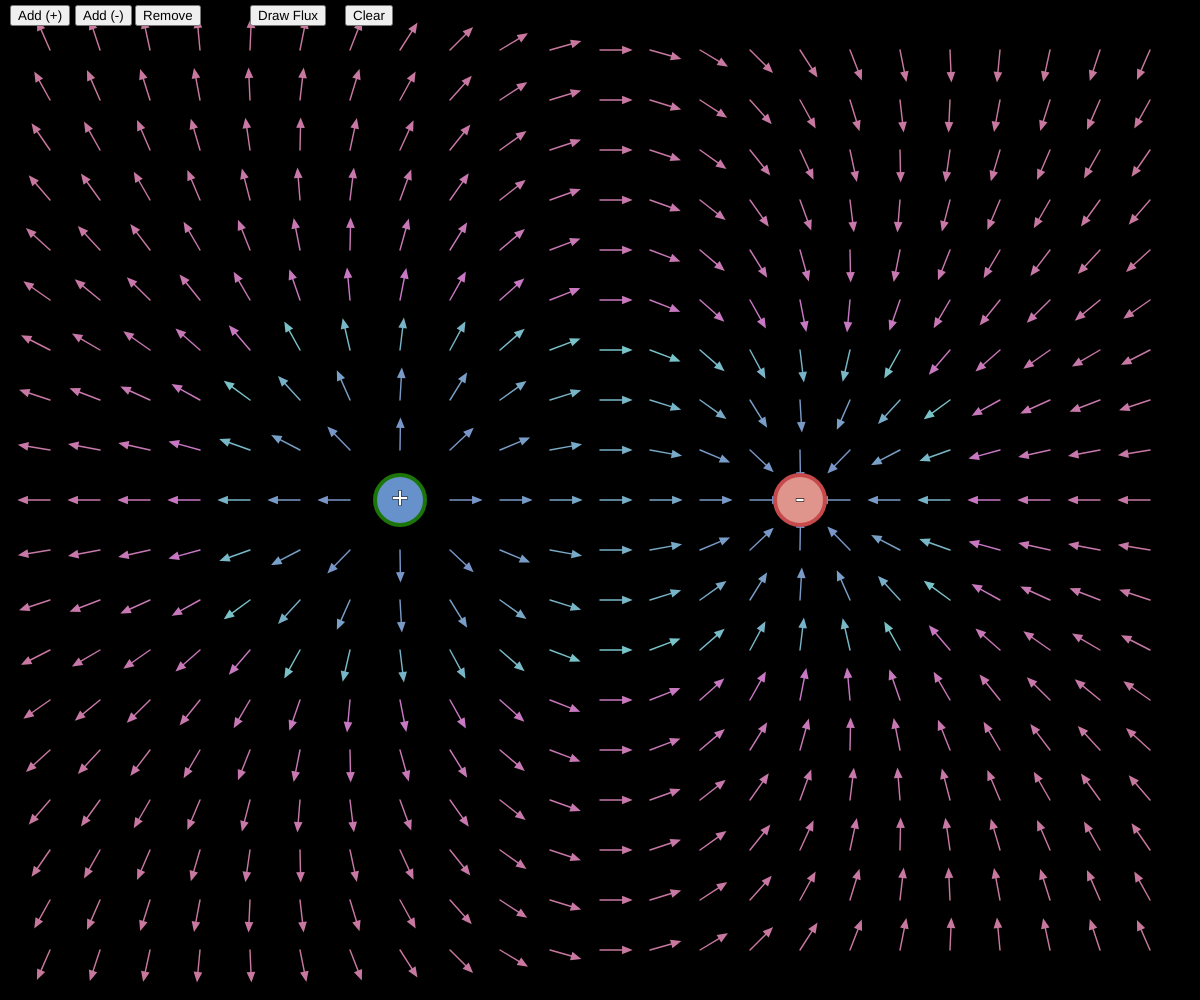
Frame 1 (no input)
Frame 60 (no input): identical to frame 1, image omitted
Frame 120 (the mouse pressed at the canvas centre since frame 60): identical to frame 1, image omitted

The p5.js sketch that drew this single still picture (run headless with seeded random() and noise() and a simulated clock; from frame 60 on, the mouse is pressed at the canvas centre):

// p5.js sketch
// ── sketch.js
/*

 Title: Electric field

 Author: by Juan Carlos Ponce Campuzano

 Based upon the work:
 https://github.com/isaacvr/coding
 by Issac https://github.com/isaacvr

*/

/*
 Keys:
 +: Add a random (+) particle
 -: Add a random (-) particle
 0: Remove last particle
 F: Draw flux
 C: Clear flux
*/

document.title = 'Electric Field';

const e0 = 8.854187e-12;
const RAD = 50; //radius of particle
const TOTAL = 1;

let WIDTH;
let HEIGHT;

let isFixed = true;
let potDraw = false;
//let aux = 0;

let system = []; //particles in array
let moving = [];
let paths = [];

//Setup function starts

function setup() {
  WIDTH = windowWidth;
  HEIGHT = windowHeight;
  createCanvas(WIDTH, HEIGHT);

  textAlign(CENTER, CENTER);
  textSize(RAD * 0.6);

  controls();

  for (let i = 0; i <= TOTAL; ++i) {
    if (i == 0) {
      system.push(new Particle(RAD));
    }
    if (i == 1) {
      sign = -1;
      system.push(new Particle(RAD));
    }
  }
  // Set initial values
  system[0].charge = 1.602176e-19;
  system[1].charge = -1.602176e-19;
  system[0].pos.re = (3 * width) / 9;
  system[0].pos.im = height / 2;
  system[1].pos.re = (6 * width) / 9;
  system[1].pos.im = height / 2;

  plotter = new Plotter();
  plotter.center = new Complex(0, 0);
  plotter.axes = Matrix.fromArray([1, 0, 0, -1], [2, 2]);
}

//Main Function to draw everything

function draw() {
  background(0);

  cursor(ARROW);
  drawField();

  //console.clear();
  //console.log(frameRate());

  if (!isFixed) {
    system[0].pos = new Complex(mouseX, mouseY);
  }

  /*
  for (let drag of system) {
    //cDrag.update();

    drag.update();
    drag.over();
    drag.show();
  }
  */

  updateMovingParticles();

  paths.forEach((path) => plotter.drawDirectedPath(path, color(204, 255, 255)));

  system.forEach((e) => {
    e.update();
    e.over();
    e.show();
  });

  //console.log(potDraw);
  //console.log(aux);
}

function windowResized() {
  //Canvas width
  width = 0.999 * windowWidth;
  resizeCanvas(width, height);

  clearScreen();

  //system.forEach((e) => {
  // e.pos = new Complex(random(RAD * 2, width - RAD * 2), random(RAD * 2, height - RAD * 2));
  // });

  plotter = new Plotter();
  plotter.center = new Complex(0, 0);
  plotter.axes = Matrix.fromArray([1, 0, 0, -1], [2, 2]);
}

function E(pos) {
  let res = new Complex(0, 0);

  for (let i = 0, maxi = system.length; i < maxi; i += 1) {
    let p = system[i];
    let r = pos.sub(p.pos);
    let rAbs = r.abs();
    if (rAbs * 2.5 < RAD && p.charge < 0) {
      return new Complex(0, 0);
    }
    let ur = r.div(rAbs);
    res = res.add(ur.mul(p.charge / (rAbs * rAbs)));
  }

  return res.div(4 * PI * e0);
}

function getColor(alpha) {
  if (alpha < 0) {
    return color(255, 0, 0);
  } else if (alpha > 1) {
    return color(0, 0, 255);
  } else {
    if (alpha < 0.5) {
      let red = int(map(alpha, 0, 0.5, 150, 200));
      return color(200, 120, red);
    } else {
      let green = int(map(alpha, 0.5, 1, 200, 150));
      return color(120, green, 200);
    }
  }
}

/*
function getColor(alpha) {
  if (alpha < 0) {
    return color(255, 255, 255);
  } else if (alpha > 0) {
    return color(255, 255, 255);
  }
}
*/

function drawField() {
  let resolution = 50;
  for (let i = resolution; i < width; i += resolution) {
    for (let j = resolution; j < height; j += resolution) {
      let elect = E(new Complex(i, j)).mul(1e15);
      let eAbs = elect.abs();
      let col = getColor(1 - exp(-eAbs / 50));
      elect = elect.mul((resolution * 0.6) / eAbs);
      plotter.drawSimpleArrow(
        new Complex(i, j),
        new Complex(i + elect.re, j + elect.im),
        col
      );
    }
  }
}

function generatePaths() {
  let di = TAU / 30;

  for (let i = 0, maxi = system.length; i < maxi; i += 1) {
    let p = system[i];
    if (p.charge > 0) {
      for (let j = 0; j <= TAU; j += di) {
        let pt = p.pos.add(
          new Complex({
            abs: RAD / 4,
            arg: j,
          })
        );
        moving.push(pt);
        paths.push([pt]);
      }
    }
  }

  let di1 = 70;

  for (let i = 0; i <= width || i <= height; i += di1) {
    if (i <= width) {
      moving.push(new Complex(i, 2));
      paths.push([new Complex(i, 2)]);
      moving.push(new Complex(i, height - 2));
      paths.push([new Complex(i, height - 2)]);
    }
    if (i <= height) {
      moving.push(new Complex(2, i));
      paths.push([new Complex(2, i)]);
      moving.push(new Complex(width - 2, i));
      paths.push([new Complex(width - 2, i)]);
    }
  }
}

function updateMovingParticles() {
  for (let i = 0, maxi = moving.length; i < maxi; i += 1) {
    let p = moving[i];
    if (!(p.re < 0 || p.re > width || p.im < 0 || p.im > height)) {
      // console.log('YEAH');
      let elect = E(p).mul(1e15);
      let len = clip(elect.abs(), 6, 15);
      elect = elect.mul(len / elect.abs());
      moving[i] = p.add(elect);
      plotter.drawPoint(moving[i]);
      paths[i].push(moving[i]);

      if (elect.re == 0 && elect.im == 0) {
        moving[i].re = -1;
      }
    }
  }
}

//https://keycode.info/

function keyPressed() {
  if (keyCode == 70) {
    potDraw = true;
    if (potDraw) {
      generatePaths();
    }
  } else if (keyCode == 67) {
    moving.length = 0;
    paths.length = 0;
    potDraw = true;
  } else if (keyCode == 81) {
    isFixed = !isFixed;
  } else if (keyCode == 187) {
    if (system.length < 15) {
      sign = 1;
      system.push(new Particle(RAD));
    }
    //moving.length = 0;
    //paths.length = 0;
    //potDraw = true;
    clearScreen();
  } else if (keyCode == 189) {
    if (system.length < 15) {
      sign = -1;
      system.push(new Particle(RAD));
    }
    //moving.length = 0;
    //paths.length = 0;
    //potDraw = true;
    clearScreen();
  } else if (keyCode == 48) {
    if (system.length > 0) {
      system.pop();
    }
    //moving.length = 0;
    //paths.length = 0;
    //potDraw = true;
    clearScreen();
  }
}

// ── complex.js
/*
 Complex.js v2.0.3 11/02/2016

 Copyright (c) 2016, Robert Eisele (robert@xarg.org)
 Dual licensed under the MIT or GPL Version 2 licenses.
*/
(function (n) {
  function k(a, b) {
    if (void 0 === a || null === a) e.re = e.im = 0;
    else if (void 0 !== b) (e.re = a), (e.im = b);
    else
      switch (typeof a) {
        case 'object':
          'im' in a && 're' in a
            ? ((e.re = a.re), (e.im = a.im))
            : 'abs' in a && 'arg' in a
            ? ((e.re = a.abs * Math.cos(a.arg)),
              (e.im = a.abs * Math.sin(a.arg)))
            : 'r' in a && 'phi' in a
            ? ((e.re = a.r * Math.cos(a.phi)), (e.im = a.r * Math.sin(a.phi)))
            : 2 === a.length
            ? ((e.re = a[0]), (e.im = a[1]))
            : l();
          break;
        case 'string':
          e.im = e.re = 0;
          var c = a.match(/\d+\.?\d*e[+-]?\d+|\d+\.?\d*|\.\d+|./g),
            d = 1,
            h = 0;
          null === c && l();
          for (var f = 0; f < c.length; f++) {
            var g = c[f];
            ' ' !== g &&
              '\t' !== g &&
              '\n' !== g &&
              ('+' === g
                ? d++
                : '-' === g
                ? h++
                : ('i' === g || 'I' === g
                    ? (0 === d + h && l(),
                      ' ' === c[f + 1] || isNaN(c[f + 1])
                        ? (e.im += parseFloat((h % 2 ? '-' : '') + '1'))
                        : ((e.im += parseFloat((h % 2 ? '-' : '') + c[f + 1])),
                          f++))
                    : ((0 === d + h || isNaN(g)) && l(),
                      'i' === c[f + 1] || 'I' === c[f + 1]
                        ? ((e.im += parseFloat((h % 2 ? '-' : '') + g)), f++)
                        : (e.re += parseFloat((h % 2 ? '-' : '') + g))),
                  (d = h = 0)));
          }
          0 < d + h && l();
          break;
        case 'number':
          e.im = 0;
          e.re = a;
          break;
        default:
          l();
      }
  }
  function l() {
    throw SyntaxError('Invalid Param');
  }
  function g(a) {
    return 0.5 * (Math.exp(a) - Math.exp(-a));
  }
  function f(a) {
    return 0.5 * (Math.exp(a) + Math.exp(-a));
  }
  function m(a, b) {
    var c = Math.abs(a),
      d = Math.abs(b);
    return 0 === a
      ? Math.log(d)
      : 0 === b
      ? Math.log(c)
      : 3e3 > c && 3e3 > d
      ? 0.5 * Math.log(a * a + b * b)
      : Math.log(a / Math.cos(Math.atan2(b, a)));
  }
  function d(a, b) {
    if (!(this instanceof d)) return new d(a, b);
    k(a, b);
    this.re = e.re;
    this.im = e.im;
  }
  var e = { re: 0, im: 0 };
  d.prototype = {
    re: 0,
    im: 0,
    sign: function () {
      var a = this.abs();
      return new d(this.re / a, this.im / a);
    },
    add: function (a, b) {
      k(a, b);
      return new d(this.re + e.re, this.im + e.im);
    },
    sub: function (a, b) {
      k(a, b);
      return new d(this.re - e.re, this.im - e.im);
    },
    mul: function (a, b) {
      k(a, b);
      return 0 === e.im && 0 === this.im
        ? new d(this.re * e.re, 0)
        : new d(
            this.re * e.re - this.im * e.im,
            this.re * e.im + this.im * e.re
          );
    },
    div: function (a, b) {
      k(a, b);
      a = this.re;
      b = this.im;
      var c = e.re,
        f = e.im;
      if (0 === f)
        return 0 === c
          ? new d(0 !== a ? a / 0 : 0, 0 !== b ? b / 0 : 0)
          : new d(a / c, b / c);
      if (Math.abs(c) < Math.abs(f)) {
        var g = c / f;
        c = c * g + f;
        return new d((a * g + b) / c, (b * g - a) / c);
      }
      g = f / c;
      c = f * g + c;
      return new d((a + b * g) / c, (b - a * g) / c);
    },
    pow: function (a, b) {
      k(a, b);
      a = this.re;
      b = this.im;
      if (0 === a && 0 === b) return d.ZERO;
      if (0 === e.im) {
        if (0 === b && 0 <= a) return new d(Math.pow(a, e.re), 0);
        if (0 === a)
          switch (((e.re % 4) + 4) % 4) {
            case 0:
              return new d(Math.pow(b, e.re), 0);
            case 1:
              return new d(0, Math.pow(b, e.re));
            case 2:
              return new d(-Math.pow(b, e.re), 0);
            case 3:
              return new d(0, -Math.pow(b, e.re));
          }
      }
      var c = Math.atan2(b, a),
        f = m(a, b);
      a = Math.exp(e.re * f - e.im * c);
      b = e.im * f + e.re * c;
      return new d(a * Math.cos(b), a * Math.sin(b));
    },
    sqrt: function () {
      var a = this.re,
        b = this.im,
        c = this.abs();
      if (0 <= a) {
        if (0 === b) return new d(Math.sqrt(a), 0);
        var e = 0.5 * Math.sqrt(2 * (c + a));
      } else e = Math.abs(b) / Math.sqrt(2 * (c - a));
      a =
        0 >= a
          ? 0.5 * Math.sqrt(2 * (c - a))
          : Math.abs(b) / Math.sqrt(2 * (c + a));
      return new d(e, 0 > b ? -a : a);
    },
    exp: function () {
      var a = Math.exp(this.re);
      return new d(a * Math.cos(this.im), a * Math.sin(this.im));
    },
    log: function () {
      var a = this.re,
        b = this.im;
      return new d(m(a, b), Math.atan2(b, a));
    },
    abs: function () {
      var a = this.re;
      var b = this.im,
        c = Math.abs(a),
        d = Math.abs(b);
      3e3 > c && 3e3 > d
        ? (a = Math.sqrt(c * c + d * d))
        : (c < d ? ((c = d), (d = a / b)) : (d = b / a),
          (a = c * Math.sqrt(1 + d * d)));
      return a;
    },
    arg: function () {
      return Math.atan2(this.im, this.re);
    },
    sin: function () {
      var a = this.re,
        b = this.im;
      return new d(Math.sin(a) * f(b), Math.cos(a) * g(b));
    },
    cos: function () {
      var a = this.re,
        b = this.im;
      return new d(Math.cos(a) * f(b), -Math.sin(a) * g(b));
    },
    tan: function () {
      var a = 2 * this.re,
        b = 2 * this.im,
        c = Math.cos(a) + f(b);
      return new d(Math.sin(a) / c, g(b) / c);
    },
    cot: function () {
      var a = 2 * this.re,
        b = 2 * this.im,
        c = Math.cos(a) - f(b);
      return new d(-Math.sin(a) / c, g(b) / c);
    },
    sec: function () {
      var a = this.re,
        b = this.im,
        c = 0.5 * f(2 * b) + 0.5 * Math.cos(2 * a);
      return new d((Math.cos(a) * f(b)) / c, (Math.sin(a) * g(b)) / c);
    },
    csc: function () {
      var a = this.re,
        b = this.im,
        c = 0.5 * f(2 * b) - 0.5 * Math.cos(2 * a);
      return new d((Math.sin(a) * f(b)) / c, (-Math.cos(a) * g(b)) / c);
    },
    asin: function () {
      var a = this.re,
        b = this.im,
        c = new d(b * b - a * a + 1, -2 * a * b).sqrt(),
        a = new d(c.re - b, c.im + a).log();
      return new d(a.im, -a.re);
    },
    acos: function () {
      var a = this.re,
        b = this.im,
        c = new d(b * b - a * a + 1, -2 * a * b).sqrt(),
        a = new d(c.re - b, c.im + a).log();
      return new d(Math.PI / 2 - a.im, a.re);
    },
    atan: function () {
      var a = this.re,
        b = this.im;
      if (0 === a) {
        if (1 === b) return new d(0, Infinity);
        if (-1 === b) return new d(0, -Infinity);
      }
      var c = a * a + (1 - b) * (1 - b),
        a = new d((1 - b * b - a * a) / c, (-2 * a) / c).log();
      return new d(-0.5 * a.im, 0.5 * a.re);
    },
    acot: function () {
      var a = this.re,
        b = this.im;
      if (0 === b) return new d(Math.atan2(1, a), 0);
      var c = a * a + b * b;
      return 0 !== c
        ? new d(a / c, -b / c).atan()
        : new d(0 !== a ? a / 0 : 0, 0 !== b ? -b / 0 : 0).atan();
    },
    asec: function () {
      var a = this.re,
        b = this.im;
      if (0 === a && 0 === b) return new d(0, Infinity);
      var c = a * a + b * b;
      return 0 !== c
        ? new d(a / c, -b / c).acos()
        : new d(0 !== a ? a / 0 : 0, 0 !== b ? -b / 0 : 0).acos();
    },
    acsc: function () {
      var a = this.re,
        b = this.im;
      if (0 === a && 0 === b) return new d(Math.PI / 2, Infinity);
      var c = a * a + b * b;
      return 0 !== c
        ? new d(a / c, -b / c).asin()
        : new d(0 !== a ? a / 0 : 0, 0 !== b ? -b / 0 : 0).asin();
    },
    sinh: function () {
      var a = this.re,
        b = this.im;
      return new d(g(a) * Math.cos(b), f(a) * Math.sin(b));
    },
    cosh: function () {
      var a = this.re,
        b = this.im;
      return new d(f(a) * Math.cos(b), g(a) * Math.sin(b));
    },
    tanh: function () {
      var a = 2 * this.re,
        b = 2 * this.im,
        c = f(a) + Math.cos(b);
      return new d(g(a) / c, Math.sin(b) / c);
    },
    coth: function () {
      var a = 2 * this.re,
        b = 2 * this.im,
        c = f(a) - Math.cos(b);
      return new d(g(a) / c, -Math.sin(b) / c);
    },
    csch: function () {
      var a = this.re,
        b = this.im,
        c = Math.cos(2 * b) - f(2 * a);
      return new d((-2 * g(a) * Math.cos(b)) / c, (2 * f(a) * Math.sin(b)) / c);
    },
    sech: function () {
      var a = this.re,
        b = this.im,
        c = Math.cos(2 * b) + f(2 * a);
      return new d((2 * f(a) * Math.cos(b)) / c, (-2 * g(a) * Math.sin(b)) / c);
    },
    asinh: function () {
      var a = this.im;
      this.im = -this.re;
      this.re = a;
      var b = this.asin();
      this.re = -this.im;
      this.im = a;
      a = b.re;
      b.re = -b.im;
      b.im = a;
      return b;
    },
    acosh: function () {
      var a = this.acos();
      if (0 >= a.im) {
        var b = a.re;
        a.re = -a.im;
        a.im = b;
      } else (b = a.im), (a.im = -a.re), (a.re = b);
      return a;
    },
    atanh: function () {
      var a = this.re,
        b = this.im,
        c = 1 < a && 0 === b,
        e = 1 - a,
        f = 1 + a,
        g = e * e + b * b,
        a =
          0 !== g
            ? new d((f * e - b * b) / g, (b * e + f * b) / g)
            : new d(-1 !== a ? a / 0 : 0, 0 !== b ? b / 0 : 0),
        b = a.re;
      a.re = m(a.re, a.im) / 2;
      a.im = Math.atan2(a.im, b) / 2;
      c && (a.im = -a.im);
      return a;
    },
    acoth: function () {
      var a = this.re,
        b = this.im;
      if (0 === a && 0 === b) return new d(0, Math.PI / 2);
      var c = a * a + b * b;
      return 0 !== c
        ? new d(a / c, -b / c).atanh()
        : new d(0 !== a ? a / 0 : 0, 0 !== b ? -b / 0 : 0).atanh();
    },
    acsch: function () {
      var a = this.re,
        b = this.im;
      if (0 === b)
        return new d(
          0 !== a ? Math.log(a + Math.sqrt(a * a + 1)) : Infinity,
          0
        );
      var c = a * a + b * b;
      return 0 !== c
        ? new d(a / c, -b / c).asinh()
        : new d(0 !== a ? a / 0 : 0, 0 !== b ? -b / 0 : 0).asinh();
    },
    asech: function () {
      var a = this.re,
        b = this.im;
      if (0 === a && 0 === b) return new d(Infinity, 0);
      var c = a * a + b * b;
      return 0 !== c
        ? new d(a / c, -b / c).acosh()
        : new d(0 !== a ? a / 0 : 0, 0 !== b ? -b / 0 : 0).acosh();
    },
    inverse: function () {
      var a = this.re,
        b = this.im,
        c = a * a + b * b;
      return new d(0 !== a ? a / c : 0, 0 !== b ? -b / c : 0);
    },
    conjugate: function () {
      return new d(this.re, -this.im);
    },
    neg: function () {
      return new d(-this.re, -this.im);
    },
    ceil: function (a) {
      a = Math.pow(10, a || 0);
      return new d(Math.ceil(this.re * a) / a, Math.ceil(this.im * a) / a);
    },
    floor: function (a) {
      a = Math.pow(10, a || 0);
      return new d(Math.floor(this.re * a) / a, Math.floor(this.im * a) / a);
    },
    round: function (a) {
      a = Math.pow(10, a || 0);
      return new d(Math.round(this.re * a) / a, Math.round(this.im * a) / a);
    },
    equals: function (a, b) {
      k(a, b);
      return (
        Math.abs(e.re - this.re) <= d.EPSILON &&
        Math.abs(e.im - this.im) <= d.EPSILON
      );
    },
    clone: function () {
      return new d(this.re, this.im);
    },
    toString: function () {
      var a = this.re,
        b = this.im,
        c = '';
      if (isNaN(a) || isNaN(b)) return 'NaN';
      0 !== a && (c += a);
      0 !== b &&
        (0 !== a ? (c += 0 > b ? ' - ' : ' + ') : 0 > b && (c += '-'),
        (b = Math.abs(b)),
        1 !== b && (c += b),
        (c += 'i'));
      return c ? c : '0';
    },
    toVector: function () {
      return [this.re, this.im];
    },
    valueOf: function () {
      return 0 === this.im ? this.re : null;
    },
    isNaN: function () {
      return isNaN(this.re) || isNaN(this.im);
    },
    isFinite: function () {
      return isFinite(this.re) && isFinite(this.im);
    },
  };
  d.ZERO = new d(0, 0);
  d.ONE = new d(1, 0);
  d.I = new d(0, 1);
  d.PI = new d(Math.PI, 0);
  d.E = new d(Math.E, 0);
  d.EPSILON = 1e-16;
  'function' === typeof define && define.amd
    ? define([], function () {
        return d;
      })
    : 'object' === typeof exports
    ? (module.exports = d)
    : (n.Complex = d);
})(this);

// ── controls.js
let chk1;
let chk2;
let sign = 1;

let butAdd;
let butAddN;
let butRem;
let butToggle;
let butClear;
let butPot;

function controls() {
  butAdd = createButton('Add (+)');
  butAdd.mousePressed(addParticles);
  butAdd.addClass('button');
  butAdd.position(10, 5);

  butAddN = createButton('Add (-)');
  butAddN.mousePressed(addParticlesN);
  butAddN.addClass('button');
  butAddN.position(butAdd.x + 65, 5);

  butRem = createButton('Remove');
  butRem.mousePressed(removeParticles);
  butRem.addClass('button');
  butRem.position(butAdd.x + 125, 5);

  /*
  butToggle = createButton("Pos/Neg");
  butToggle.mousePressed(changeSign);
  butToggle.addClass('button');
  butToggle.position(butAdd.x + 165, height - 40);
  */

  butPot = createButton('Draw Flux');
  butPot.mousePressed(linesP);
  butPot.addClass('button');
  butPot.position(butAdd.x + 240, 5);

  butClear = createButton('Clear');
  butClear.mousePressed(clearScreen);
  butClear.addClass('button');
  butClear.position(butAdd.x + 335, 5);
}

//Add (+) particles
function addParticles() {
  sign = 1;
  if (system.length < 15) {
    system.push(new Particle(RAD));
  }

  clearScreen();
}

//Add (-) particles
function addParticlesN() {
  sign = -1;
  if (system.length < 15) {
    system.push(new Particle(RAD));
  }

  clearScreen();
}

function removeParticles() {
  if (system.length > 1) {
    system.pop(new Particle(RAD));
  }
  clearScreen();
}

function changeSign() {
  if (c == true) {
    sign = 1;
  } else sign = -1;
  c = !c;
}

function clearScreen() {
  potDraw = false;
  moving.length = 0;
  paths.length = 0;
}

function linesP() {
  aux = 1;

  /*
  if (potDraw == false && aux == 1) {
    potDraw = true;
  } else {
    potDraw = false;
  }*/
  potDraw = true;

  if (potDraw == true) {
    generatePaths();
  }
}

// ── matrix.js
/*
  @author Isaac Vega Rodriguez
  <isaacvega1996@gmail.com>
*/

class Row {
  constructor(size, vals) {
    let len = ~~Math.abs(size);
    this.data = [];
    this.size = len;
    for (let i = 0; i < len; i += 1) {
      this.data[i] = vals || 0;
    }
    this.normalize();
  }

  static EPS() {
    return 1e-9;
  }

  get(i) {
    return this.data[i];
  }

  set(i, val) {
    return (this.data[i] = val);
  }

  size() {
    return this.size;
  }

  length() {
    return this.size;
  }

  clone() {
    let r = new Row(this.size);
    for (let i = 0; i < r.size; i += 1) {
      r.set(i, this.get(i));
    }
    return r;
  }

  normalize() {
    this.clz = 0;
    for (
      let i = 0;
      i < this.size && Math.abs(this.get(i)) < Row.EPS();
      i += 1
    ) {
      this.clz = i + 1;
    }
  }

  delAt(pos) {
    if (pos >= 0 && pos < this.size) {
      this.data.splice(pos, 1);
      this.size -= 1;
    }
  }

  add(n, thisRow) {
    let r = thisRow ? this : this.clone();
    let isRow = n instanceof Row;
    if (isRow && n.size != this.size) {
      throw new TypeError('Lengths does not match');
    }
    for (let i = 0; i < r.size; i += 1) {
      r.set(i, r.get(i) + (isRow ? n.get(i) : n));
    }
    return r;
  }

  sub(n, thisRow) {
    return this.add(n instanceof Row ? n.mul(-1) : -n, thisRow);
  }

  mul(n, thisRow) {
    let r = thisRow ? this : this.clone();
    let isRow = n instanceof Row;
    if (isRow && n.size != this.size) {
      throw new TypeError('Lengths does not match');
    }
    for (let i = 0; i < r.size; i += 1) {
      r.set(i, r.get(i) * (isRow ? n.get(i) : n));
    }
    return r;
  }

  div(n, thisRow) {
    let r = thisRow ? this : this.clone();
    for (let i = 0; i < r.size; i += 1) {
      r.set(i, r.get(i) / n);
    }
    return r;
  }

  append(n, thisRow) {
    let r = thisRow ? this : this.clone();
    if (n instanceof Row) {
      for (let i = 0; i < n.size; i += 1) {
        r.data.push(n.get(i));
      }
      r.size += n.size;
    } else {
      r.data.push(n);
      r.size += 1;
    }
    return r;
  }

  prepend(n, thisRow) {
    let r = thisRow ? this : this.clone();
    if (n instanceof Row) {
      for (let i = n.size - 1; i >= 0; i -= 1) {
        r.data.unshift(n.get(i));
      }
      r.size += n.size;
    } else {
      r.data.unshift(n);
      r.size += 1;
    }
    return r;
  }
}

class Matrix {
  constructor(rows, cols, val) {
    this.rows = rows;
    this.cols = cols;
    this.matrix = [];

    for (let i = 0; i < rows; i += 1) {
      this.matrix[i] = new Row(cols, val);
    }
  }

  static EPS() {
    return 1e-9;
  }

  static Identity(n) {
    let res = new Matrix(n, n);
    for (let i = 0; i < n; i += 1) {
      res.set(i, i, 1);
      res.matrix[i].clz = i;
    }
    return res;
  }

  static toFlatArray(arr) {
    let res = [];

    let Q = [];

    Q.push(arr);

    while (Q.length > 0) {
      let elem = Q.shift();

      if (Array.isArray(elem)) {
        elem.forEach((e) => Q.push(e));
      } else {
        res.push(elem);
      }
    }

    return res;
  }

  static fromArray(arr, shape) {
    if (shape.length < 2) {
      throw new TypeError('Invalid shape. Must have a length >= 2');
    }

    let tot = shape[0] * shape[1];
    let arrF = Matrix.toFlatArray(arr);

    if (arrF.length < tot) {
      throw new TypeError(
        `Expected to have an array with length ${tot} but is has only ${arrF.length}`
      );
    }

    let res = new Matrix(shape[0], shape[1]);
    let idx = 0;
    for (let i = 0; i < shape[0]; i += 1) {
      for (let j = 0; j < shape[1]; j += 1) {
        res.set(i, j, arrF[idx++]);
      }
    }
    return res;
  }

  dims() {
    return [this.rows, this.cols];
  }

  toArray() {
    let res = [];
    for (let i = 0; i < this.rows; i += 1) {
      for (let j = 0; j < this.cols; j += 1) {
        res.push(this.get(i, j));
      }
    }
    return res;
  }

  get(i, j) {
    if (typeof j === 'undefined') {
      return this.matrix[i];
    }
    return this.matrix[i].get(j);
  }

  set(i, j, value) {
    if (
      typeof value === 'undefined' &&
      j instanceof Row &&
      j.size === this.cols
    ) {
      let val = j;
      for (let c = 0; c < val.size; c += 1) {
        this.get(i).set(c, val.get(c));
        // this.matrix[i].data[c] = value.data[c];
      }
      return this.get(i);
    }
    return this.get(i).set(j, Math.abs(value) < Matrix.EPS() ? 0 : value);
  }

  add(m, thisMatrix) {
    let isMatrix = m instanceof Matrix;
    if (isMatrix && (m.rows != this.rows || m.cols != this.cols)) {
      throw new TypeError(
        `Dimensions does not match ${this.rows}x${this.cols} ${m.rows}x${m.cols}`
      );
    }

    let result = thisMatrix ? this : this.clone();

    for (let i = 0, maxi = this.rows; i < maxi; i += 1) {
      result.set(i, result.get(i).add(isMatrix ? m.get(i) : m));
    }

    return result;
  }

  sub(m, thisMatrix) {
    return this.add(m instanceof Matrix ? m.mul(-1) : -m, thisMatrix);
  }

  mul(m) {
    let isMatrix = m instanceof Matrix;
    if (isMatrix && this.cols != m.rows) {
      throw new TypeError(
        `Can not multiply those matrices ${this.rows}x${this.cols}  ${m.rows}x${m.cols}`
      );
    }

    let result;

    if (isMatrix) {
      result = new Matrix(this.rows, m.cols);
      let EPS = Matrix.EPS();

      for (let i = 0, maxi = this.rows; i < maxi; i += 1) {
        for (let j = 0, maxj = m.cols; j < maxj; j += 1) {
          let sum = 0;
          for (let k = 0, maxk = this.cols; k < maxk; k += 1) {
            sum += this.get(i, k) * m.get(k, j);
          }
          result.set(i, j, sum);
        }
      }
    } else {
      result = this.clone();
      for (let i = 0, maxi = this.rows; i < maxi; i += 1) {
        for (let j = 0, maxj = this.cols; j < maxj; j += 1) {
          result.set(i, j, result.get(i, j) * m);
        }
      }
    }

    return result;
  }

  div(m, thisMatrix) {
    if (m instanceof Matrix) {
      throw new TypeError('Matrix division is not defined');
    }

    let result = thisMatrix ? this : this.clone();

    for (let i = 0, maxi = this.rows; i < maxi; i += 1) {
      for (let j = 0, maxj = this.cols; j < maxj; j += 1) {
        result.set(i, j, result.get(i, j) / m);
      }
    }

    return result;
  }

  transpose() {
    let result = new Matrix(this.cols, this.rows);

    for (let i = 0, maxi = this.rows; i < maxi; i += 1) {
      for (let j = 0, maxj = this.cols; j < maxj; j += 1) {
        result.set(j, i, this.get(i, j));
      }
    }

    return result;
  }

  clone() {
    let result = new Matrix(this.rows, this.cols);
    for (let i = 0, maxi = this.rows; i < maxi; i += 1) {
      for (let j = 0, maxj = this.cols; j < maxj; j += 1) {
        result.set(i, j, this.get(i, j));
      }
    }
    return result;
  }

  setCol(col, c) {
    if (c < 0 || c >= this.cols) {
      throw new TypeError(`Column ${c} does not exists`);
    }

    if (col.length != this.rows) {
      throw new TypeError('The length of this column does not match');
    }

    for (let i = 0, maxi = this.rows; i < maxi; i += 1) {
      this.set(i, c, col[i]);
    }
  }

  setRow(row, r) {
    if (r < 0 || r >= this.rows) {
      throw new TypeError(`Row ${r} does not exists`);
    }

    if (
      (Array.isArray(row) && row.length != this.cols) ||
      (row instanceof Row && row.size != this.cols)
    ) {
      throw new TypeError('The length of this row does not match');
    }

    if (Array.isArray(row)) {
      for (let i = 0, maxi = this.cols; i < maxi; i += 1) {
        this.set(r, i, row[i]);
      }
    } else if (row instanceof Row) {
      this.set(r, row);
    }
  }

  delRow(r, thisMatrix) {
    if (r < 0 || r >= this.rows) {
      throw new TypeError(`Row ${r} does not exists`);
    }

    let result = thisMatrix ? this : this.clone();

    result.matrix.splice(r, 1);
    result.rows -= 1;

    return result;
  }

  delCol(c, thisMatrix) {
    if (c < 0 || c >= this.cols) {
      throw new TypeError(`Column ${c} does not exists`);
    }

    let result = thisMatrix ? this : this.clone();

    for (let i = 0, maxi = this.rows; i < maxi; i += 1) {
      result.get(i).delAt(c);
    }

    result.cols -= 1;

    return result;
  }

  det() {
    if (this.cols !== this.rows) {
      throw new TypeError('Undefined determinant of a non-squared matrix');
    }

    if (this.rows === 1) {
      return this.get(0, 0);
    }

    if (this.rows === 2) {
      return this.get(0, 0) * this.get(1, 1) - this.get(1, 0) * this.get(0, 1);
    }

    let res = 0;

    let m1 = this.clone();
    let m2;

    // console.log('M1, M2');

    m1.delRow(0, true);
    m2 = m1.clone();
    // m1.print();

    // m2.print();
    // console.log('/M1, M2');

    for (let i = 0, j = 1; i < this.cols; i += 1, j = -j) {
      res = res + m2.delCol(i).det() * this.get(0, i) * j;
    }

    return res;
  }

  randomize(a, b, isInt) {
    let A = a || 0;
    let B = b || 1;
    let I = isInt || false;
    for (let i = 0, maxi = this.rows; i < maxi; i += 1) {
      for (let j = 0, maxj = this.cols; j < maxj; j += 1) {
        this.set(i, j, A + Math.random() * (B - A));
        if (I) {
          this.set(i, j, ~~this.get(i, j));
        }
      }
    }
  }

  print(label) {
    let table = this.matrix.map((r) => r.data);
    if (typeof label === 'string') {
      console.info(label);
    }
    console.table(table);
  }

  appendRight(m, thisMatrix) {
    if (!(m instanceof Matrix)) {
      throw new TypeError('Only can append a matrix');
    }

    if (this.rows != m.rows) {
      throw new TypeError('Can not append that matrix. Rows does not match');
    }

    let res = thisMatrix ? this : this.clone();

    for (let i = 0, maxi = this.rows; i < maxi; i += 1) {
      res.get(i).append(m.get(i), true);
    }

    res.cols += m.cols;

    return res;
  }

  appendLeft(m, thisMatrix) {
    if (!(m instanceof Matrix)) {
      throw new TypeError('Only can append a matrix');
    }

    if (this.rows != m.rows) {
      throw new TypeError('Can not append that matrix. Rows does not match');
    }

    let res = thisMatrix ? this : this.clone();

    for (let i = 0, maxi = this.rows; i < maxi; i += 1) {
      res.get(i).prepend(m.get(i), true);
    }

    res.cols += m.cols;

    return res;
  }

  appendBottom(m, thisMatrix) {
    if (!(m instanceof Matrix)) {
      throw new TypeError('Only can append a matrix');
    }

    if (this.cols != m.cols) {
      throw new TypeError('Can not append that matrix. Rows does not match');
    }

    let res = thisMatrix ? this : this.clone();

    for (let i = 0, maxi = m.rows; i < maxi; i += 1) {
      res.matrix.push(m.get(i).clone());
    }

    res.rows += m.rows;

    return res;
  }

  appendTop(m, thisMatrix) {
    if (!(m instanceof Matrix)) {
      throw new TypeError('Only can append a matrix');
    }

    if (this.cols != m.cols) {
      throw new TypeError('Can not append that matrix. Rows does not match');
    }

    let res = thisMatrix ? this : this.clone();

    for (let i = m.rows - 1; i >= 0; i -= 1) {
      res.matrix.unshift(m.get(i).clone());
    }

    res.rows += m.rows;

    return res;
  }

  normalize() {
    for (let i = 0, maxi = this.rows; i < maxi; i += 1) {
      this.get(i).normalize();
    }
  }

  to_esc(thisMatrix) {
    let res = thisMatrix ? this : this.clone();

    res.normalize();

    while (true) {
      res.matrix.sort((a, b) => a.clz - b.clz);
      // sort(m.begin(), m.end(), cmp_clz<T>);

      let ok = true;

      for (let i = 1; i < res.rows && ok; i += 1) {
        if (
          res.get(i).clz === res.get(i - 1).clz &&
          res.get(i).clz != res.cols
        ) {
          ok = false;

          let a = 0,
            b = 0;

          a = res.get(i - 1, res.get(i).clz);
          b = res.get(i, res.get(i).clz);

          res.set(
            i,
            res
              .get(i - 1)
              .mul(b)
              .sub(res.get(i).mul(a))
          );

          res.get(i).normalize();
        }
      }

      if (ok) {
        break;
      }
    }

    return res;
  }

  exchangeRows(i, j) {
    if (i < 0 || i >= this.rows || j < 0 || j >= this.rows) {
      throw new ReferenceError('Out of range indexes');
    }

    for (let c = 0; c < this.cols; c += 1) {
      let temp = this.get(i, c);
      this.set(i, c, this.get(j, c));
      this.set(j, c, temp);
    }
  }

  GaussJordan() {
    if (this.rows > this.cols) {
      throw new TypeError(
        'Can not apply Gauss-Jordan Elimination to this matrix'
      );
    }

    let m = this.clone();

    for (let i = 0; i < m.cols && i < m.rows; i += 1) {
      // console.log("I = %d", i);
      // m.clone().print();
      let maxv = Math.abs(m.get(i, i));
      let maxp = i;
      for (let j = i; j < m.rows; j += 1) {
        if (Math.abs(m.get(j, i)) > maxv) {
          maxv = Math.abs(m.get(j, i));
          maxp = j;
        }
      }

      if (maxp != i) {
        m.exchangeRows(i, maxp);
      }

      // console.log('MAX_VALUE ', maxv, ' at ', maxp);
      // m.clone().print();

      if (maxv > Matrix.EPS()) {
        let r = m.get(i);
        let v = r.get(i);
        for (let j = 0; j < m.rows; j += 1) {
          if (Math.abs(m.get(j, i)) > Matrix.EPS()) {
            if (j < i) {
              // console.log('ADJUST %d %d', j, i, v, m.get(j, i), m.get(j).sub( r.div(v) ));
              // m.clone().print();
              m.set(j, m.get(j).sub(r.mul(m.get(j, i) / v)));
              // m.clone().print();
            } else if (j > i) {
              // console.log('ADJUST %d %d', j, i, v, m.get(j, i), m.get(j).mul( v ).sub( r.mul( m.get(j, i) )));
              // m.clone().print();
              let mv = Math.max(v, m.get(j, i));
              m.set(
                j,
                m
                  .get(j)
                  .mul(v / mv)
                  .sub(r.mul(m.get(j, i) / mv))
              );
              // m.clone().print();
            }
          }
        }

        r.div(v, true);
        // console.log('FINAL ADJUST FOR COL %d', i);
        // m.clone().print();
      } else {
        return new Matrix(m.rows, m.cols);
      }
    }

    return m;
  }

  inv() {
    if (this.rows != this.cols) {
      throw new TypeError('Only NxN matrices have an inverse');
    }

    let mat = this.appendRight(Matrix.Identity(this.rows)).GaussJordan();

    let v;

    for (let i = 0; i < this.rows; i += 1) {
      for (let j = 0; j < this.rows; j += 1) {
        v = i === j ? 1 : 0;
        if (Math.abs(mat.get(i, j) - v) > Matrix.EPS()) {
          return new Matrix(this.rows, this.cols);
        }
      }
    }
    // console.log('GAUSS JORDAN');

    // mat.print();

    for (let i = 0; i < mat.rows; i += 1) {
      mat.delCol(0, true);
    }

    return mat;
    // return new Matrix(this.rows, this.cols);
  }

  dot(m, thisMatrix) {
    if (this.rows != m.rows || this.cols != m.cols) {
      throw new TypeError(
        'Dot product does not apply on different sizes matrices'
      );
    }

    let result = thisMatrix ? this : this.clone();

    for (let i = 0; i < m.rows; i += 1) {
      for (let j = 0; j < m.cols; j += 1) {
        result.set(i, j, result.get(i, j) * m.get(i, j));
      }
    }

    return result;
  }

  npdot(m) {
    let prod = this.mul(m);
    let res = new Matrix(prod.rows, 1);
    for (let i = 0; i < prod.rows; i += 1) {
      let sum = 0;
      for (let j = 0; j < prod.cols; j += 1) {
        sum += prod.get(i, j);
      }
      res.set(i, 0, sum);
    }
    return res;
  }

  agregate(fn) {
    let func = typeof fn === 'function' ? fn : (x) => x;
    let res = 0;
    for (let i = 0; i < this.rows; i += 1) {
      for (let j = 0; j < this.cols; j += 1) {
        res += func(this.get(i, j));
      }
    }
    return res;
  }

  forEach(fn, thisMatrix) {
    let func = typeof fn === 'function' ? fn : (x) => x;
    let result = this.clone();

    for (let i = 0; i < result.rows; i += 1) {
      for (let j = 0; j < result.cols; j += 1) {
        result.set(i, j, func(this.get(i, j), i, j));
      }
    }

    if (thisMatrix) {
      for (let i = 0; i < result.rows; i += 1) {
        for (let j = 0; j < result.cols; j += 1) {
          this.set(i, j, result.get(i, j));
        }
      }
      return this;
    }

    return result;
  }

  subCols(c1, c2) {
    let ini = Math.max(0, Math.min(c1 || 0, c2 || this.cols));
    let fin = Math.min(this.cols, Math.max(c1 || 0, c2 || this.cols));
    let res = new Matrix(this.rows, fin - ini);

    for (let i = 0; i < this.rows; i += 1) {
      for (let j = ini; j < fin; j += 1) {
        res.set(i, j - ini, this.get(i, j));
      }
    }

    return res;
  }

  subRows(r1, r2) {
    let ini = Math.max(0, Math.min(r1 || 0, r2 || this.rows));
    let fin = Math.min(this.rows, Math.max(r1 || 0, r2 || this.rows));
    // console.log('SubRows: ', ini, fin);
    let res = new Matrix(fin - ini, this.cols);

    for (let i = ini; i < fin; i += 1) {
      for (let j = 0; j < this.cols; j += 1) {
        res.set(i - ini, j, this.get(i, j));
      }
    }

    return res;
  }

  submat(x1, y1, x2, y2) {
    return this.subRows(x1, x2).subCols(y1, y2);
  }
}

// ── particle.js
//Particle classs, draggable

class Particle {
  constructor(RAD) {
    this.rad = RAD;

    this.dragging = false; // Is the object being dragged?
    this.rollover = false; // Is the mouse over the ellipse?

    this.bs = 30;

    if (sign < 0) {
      this.label = '-';
      this.mass = 9.109382e-31;
      this.charge = -1.602176e-19;
    } else {
      this.label = '+';
      this.mass = 1.672621e-27;
      this.charge = 1.602176e-19;
    }

    this.pos = new Complex(
      random(RAD * 2, width - RAD * 2),
      random(RAD * 2, height - RAD * 2)
    );
  }

  over() {
    // Is mouse over object
    if (
      mouseX > this.pos.re - this.bs &&
      mouseX < this.pos.re + this.bs &&
      mouseY > this.pos.im - this.bs &&
      mouseY < this.pos.im + this.bs
    ) {
      this.rollover = true;
    } else {
      this.rollover = false;
    }
  }

  update() {
    // Adjust location if being dragged
    if (this.dragging) {
      clearScreen();
      this.pos.re = mouseX + this.offsetX;
      this.pos.im = mouseY + this.offsetY;
    }
  }

  show() {
    imageMode(CENTER);
    strokeWeight(4);

    if (this.charge < 0) {
      stroke(198, 74, 75);
      // Different fill based on state
      if (this.dragging) {
        cursor('grab');
        fill(223, 149, 139, 100);
      } else if (this.rollover) {
        cursor(HAND);
        fill(223, 149, 139, 180);
      } else {
        fill(223, 149, 139);
      }
    } else {
      stroke(27, 117, 8);

      // Different fill based on state
      if (this.dragging) {
        cursor('grab');
        fill(103, 145, 203, 100);
      } else if (this.rollover) {
        cursor(HAND);
        fill(103, 145, 203, 160);
      } else {
        fill(103, 145, 203);
      }
    }

    ellipse(this.pos.re, this.pos.im, this.rad, this.rad);

    if (this.rad > 10) {
      stroke(0);
      strokeWeight(1);
      fill(255);
      text(this.label, this.pos.re, this.pos.im);
    }
  }

  pressed() {
    // Did I click on the cirlce?
    if (
      mouseX > this.pos.re - this.bs &&
      mouseX < this.pos.re + this.bs &&
      mouseY > this.pos.im - this.bs &&
      mouseY < this.pos.im + this.bs
    ) {
      this.dragging = true;
      // If so, keep track of relative location of click to corner of rectangle
      this.offsetX = this.pos.re - mouseX;
      this.offsetY = this.pos.im - mouseY;
    }
  }

  released() {
    // Quit dragging
    this.dragging = false;
  }
}

function mousePressed() {
  for (let drag of system) {
    drag.pressed();
  }
}

function mouseReleased() {
  for (let drag of system) {
    // Quit dragging
    drag.released();
  }
}

/*
prevents the mobile browser from processing some default
touch events, like swiping left for "back" or scrolling
the page.
*/
/*
function touchStarted(){
  for (let drag of system) {
    drag.pressed();
    cursor('grab');
  }
  return false;
}

function touchMoved(){
  return false;
}

function touchEnded(){
  for (let drag of system) {
    // Quit dragging
    drag.released();
    //cursor(ARROW);
  }
  return false;
}
*/

function touchStarted() {
  for (let drag of system) {
    drag.pressed();
    //cursor('grab');
  }
  //moving.length = 0;
  //paths.length = 0;
  //potDraw = true;
  //textIni = false;
}

function touchEnded() {
  for (let drag of system) {
    // Quit dragging
    drag.released();
    //cursor(ARROW);
  }
}

// ── utils.js
/*

  @author Isaac Vega Rodriguez
  <isaacvega1996@gmail.com>

  Helper functions for p5.js and more

*/

if (!Complex) {
  throw new ReferenceError('This library needs Complex class to function.');
}

if (!Matrix) {
  throw new ReferenceError('This library needs Matrix class to function.');
}

Point = Complex;

/// Extending Complex class
// Point.prototype.angleTo = function(p) {
//   let cp = new Point(p);
//   let dif = cp.sub(this);
//   return Math.atan2(dif.im, dif.re);
// };

Point.prototype.angleTo = function (p) {
  let arg1 = this.arg();
  let arg2 = p.arg();
  return (arg2 - arg1 + TAU) % TAU;
  // return arg2 - arg1;
};

Point.prototype.dot = function (p) {
  return p.re * this.re + p.im + this.im;
};

Point.prototype.unit = function () {
  let len = this.abs();
  return this.div(len);
};

Point.prototype.cross = function (p) {
  return this.conjugate().mul(p).im;
};

function types(arr) {
  let res = [];

  for (let i = 0, maxi = arr.length; i < maxi; i += 1) {
    if (Array.isArray(arr[i])) {
      res.push('a');
    } else
      switch (typeof arr[i]) {
        case 'number':
        case 'string':
        case 'object':
        case 'undefined':
        case 'function': {
          res.push((typeof arr[i])[0]);
          break;
        }
        default: {
          res.push('?');
          break;
        }
      }
  }

  return res.join('');
}

function toPoint(mat) {
  return new Complex(mat.get(0, 0), mat.get(1, 0));
}

function toMatrix(pt) {
  return Matrix.fromArray([pt.re, pt.im], [2, 1]);
}

function clip(v, m, M) {
  return Math.max(m, Math.min(M, v));
}

class Plotter {
  constructor(x1, y1, x2, y2) {
    this.EPS = 1e-4;
    this.zoomFactor = 1;
    let cx = width >> 1;
    let cy = height >> 1;
    this.center = new Complex(cx, cy);

    this.axes = Matrix.Identity(2);

    if (types([x1, y1, x2, y2]) === 'nnnn') {
      let x = width / (x2 - x1);
      let y = height / (y2 - y1);
      this.axes.set(0, 0, x);
      this.axes.set(1, 1, y);
    }

    this.non_linear_func = (x) => x;
  }

  static EPS() {
    return 1e-9;
  }

  static cross(v1, v2) {
    console.warn('Deprecated: Use a.cross(b) instead');
    return v1.conjugate().mul(v2).im;
  }

  static lineIntersection(pt1, pt2, PT1, PT2) {
    let v1 = pt2.sub(pt1);
    let v2 = PT2.sub(PT1);

    let D = v2.re * v1.im - v1.re * v2.im;
    let D1 = v2.re * (PT1.im - pt1.im) - (PT1.re - pt1.re) * v2.im;

    let t1 = D1 / D;

    return pt1.add(v1.mul(t1));
  }

  static intersect(pt1, pt2, region) {
    let vec = pt2.sub(pt1);

    let res = [];

    let cant = region.length;

    for (let i = 0, j = 1; i < cant; i += 1) {
      let v1 = region[i].sub(pt1);
      let v2 = region[j].sub(pt1);

      if (vec.cross(v1) * vec.cross(v2) <= 0) {
        let newP = Plotter.lineIntersection(region[i], region[j], pt1, pt2);
        res.push(newP);
      }

      j += 1;
      if (j >= cant) {
        j = 0;
      }
    }

    return res;
  }

  static haveIntersection(pt1, pt2, region) {
    let vec = pt2.sub(pt1);
    let cant = region.length;
    let newReg = region.map((e) => e.sub(pt1));

    for (let i = 0, j = 1; j < cant; i += 1, j += 1) {
      let v1 = newReg[i];
      let v2 = newReg[j];

      if (vec.cross(v1) * vec.cross(v2) <= 0) {
        return true;
      }
    }

    return false;
  }

  static cutPolygon(pt1, pt2, region) {
    let vec = pt2.sub(pt1);

    let res = [];

    let cant = region.length;

    for (let i = 0, j = 1; i < cant; i += 1) {
      let v1 = region[i].sub(pt1);
      let v2 = region[j].sub(pt1);

      let s1 = vec.cross(v1);
      let s2 = vec.cross(v2);

      if (s1 * s2 <= 0) {
        let newP = Plotter.lineIntersection(region[i], region[j], pt1, pt2);
        res.push(newP);
      }

      if (s1 <= 0) {
        res.push(region[i].clone());
      }

      j += 1;
      if (j >= cant) {
        j = 0;
      }
    }

    return res;
  }

  static rotatePolygon(path, ref, ang, degree) {
    let factor = degree ? PI / 180 : 1;
    let rotor = new Complex({
      arg: factor * ang,
      abs: 1,
    });
    let p1 = path.map((e) => e.sub(ref).mul(rotor).add(ref));
    return p1;
  }

  static averagePoint(path) {
    let cp = new Complex(0, 0);
    let len = path.length;
    for (let i = 0; i < len; i += 1) {
      cp = cp.add(path[i]);
    }
    return cp.div(Math.max(len, 1));
  }

  static createEllipse(cx, cy, a, b, pts) {
    let sq = Math.sqrt;
    let cs = Math.cos;
    let sn = Math.sin;

    let res = [];
    let cant = pts || 200;
    let dAng = (Math.PI * 2) / cant;
    let center = new Complex(cx, cy);

    for (let i = 0; i <= cant; i += 1) {
      let arg = dAng * i;
      let len = 1 / sq((cs(arg) / a) ** 2 + (sn(arg) / b) ** 2);
      res.push(center.add(new Complex({ abs: len, arg })));
    }

    return res;
  }

  zoom(pt, f) {
    // this.zoomCenter = pt;
    // this.setCenter(pt);
    this.zoomFactor = f;
  }

  setCenter(pt) {
    this.center = this.convertPoint(pt);
    // this.center = pt;
    // this.center.re *= -1;
  }

  drawVerticalLine(x, col, str) {
    this.drawLine(new Complex(x, 0), new Complex(x, 1), col, str);
  }

  drawHorizontalLine(y, col, str) {
    this.drawLine(new Complex(0, y), new Complex(1, y), col, str);
  }

  drawAxes(col, str) {
    this.drawVerticalLine(0, col || 100, str || 2);
    this.drawHorizontalLine(0, col || 100, str || 2);
  }

  drawGrid(sx, sy, col, str, highAxes) {
    let tps = types([sx, sy, col, str, highAxes]);

    if (tps === 'uuuuu') {
      sx = sy = 1;
    } else if (tps === 'nuuuu') {
      col = sx;
      sx = sy = 1;
    }

    let spx = types([sx]) != 'n' ? 1 : sx;
    let spy = types([sy]) != 'n' ? 1 : sy;

    let cx = this.convertPoint(new Complex(0, 0));

    let vx = this.convertPoint(new Complex(spx, 0)).sub(cx);
    let vy = this.convertPoint(new Complex(0, spy)).sub(cx);
    let vxa = vx.abs();
    let vya = vy.abs();

    const min_px = 50;
    const max_px = 150;
    const min_proj = 50;

    let proj = (v1, v2) => {
      return Math.abs(v1.cross(v2)) / v2.abs();
    };

    // console.log(vx, vy);

    let adjustLength = function (v1, v2, len) {
      let fac = 1;

      while (len > max_px && len / 2 >= min_px) {
        len /= 2;
        fac /= 2;
      }

      if (v1.cross(v2) > 1) {
        while (len < min_px || proj(v1, v2) < min_proj) {
          v1 = v1.mul(2);
          len *= 2;
          fac *= 2;
        }
      }

      return fac;
    };

    let ax = adjustLength(vx, vy, vxa);
    let ay = adjustLength(vy, vx, vya);
    vx = vx.mul(ax);
    vy = vy.mul(ay);
    spx *= ax;
    spy *= ay;

    // console.log(vx, vy);
    // console.log(vx, vy, proj(vx, vy), proj(vy, vx));

    let _col = [highAxes ? 150 : col || 100, col || 100];
    let _str = str || 2;
    let inc = [2, 0];

    let region = [
      new Complex(0, 0),
      new Complex(0, height),
      new Complex(width, height),
      new Complex(width, 0),
    ];

    let isInside = function (pt1, pt2) {
      return Plotter.haveIntersection(pt1, pt2, region);
    };

    let calcX = true;
    let calcY = true;

    for (let i = 0; ; i += 1) {
      let c1 = false;
      let c2 = false;
      let c3 = false;
      let c4 = false;

      if (calcX) {
        if (isInside(cx.add(vx.mul(i)), cx.add(vx.mul(i)).add(vy))) {
          this.drawVerticalLine(
            spx * i,
            _col[Math.sign(i)],
            _str + inc[Math.sign(i)]
          );
          c1 = true;
        }
        if (isInside(cx.add(vx.mul(-i - 1)), cx.add(vx.mul(-i - 1)).add(vy))) {
          this.drawVerticalLine(spx * (-i - 1), _col[Math.sign(i + 1)], _str);
          c2 = true;
        }
      }

      if (calcY) {
        if (isInside(cx.add(vy.mul(i)), cx.add(vy.mul(i)).add(vx))) {
          this.drawHorizontalLine(
            spy * i,
            _col[Math.sign(i)],
            _str + inc[Math.sign(i)]
          );
          c3 = true;
        }
        if (isInside(cx.add(vy.mul(-i - 1)), cx.add(vy.mul(-i - 1)).add(vx))) {
          this.drawHorizontalLine(spy * (-i - 1), _col[Math.sign(i + 1)], _str);
          c4 = true;
        }
      }

      if (!c1 && !c2 && !c3 && !c4) {
        break;
      }
    }
  }

  applyNonlinearTransform(fn) {
    if (types([fn]) === 'f') {
      this.non_linear_func = fn;
    }
  }

  convertPoint(ptRaw) {
    let pt = this.non_linear_func(ptRaw);
    let trans = Matrix.fromArray([1, 0, 0, -1], [2, 2]).mul(this.zoomFactor);
    let pt1 = Matrix.fromArray([pt.re, pt.im], [2, 1]);
    let cx = Matrix.fromArray([this.center.re, this.center.im], [2, 1]);
    let newPt = toPoint(trans.mul(this.axes.mul(pt1)).add(cx));
    return newPt;
  }

  fromMouse(x, y) {
    let trans = Matrix.fromArray([1, 0, 0, -1], [2, 2])
      .mul(this.zoomFactor)
      .inv();
    let cx = Matrix.fromArray([this.center.re, this.center.im], [2, 1]);
    let ptm = Matrix.fromArray([x, y], [2, 1]).sub(cx);
    let ampt = trans.mul(ptm);
    let pt = this.axes.inv().mul(ampt);
    return toPoint(pt);
  }

  drawPoint(pt, col, diam) {
    let newPt = this.convertPoint(pt);
    stroke(col || 255);
    strokeWeight(diam || 10);
    point(newPt.re, newPt.im);
  }

  drawPoints(pts, col, diam) {
    for (let i = 0, maxi = pts.length; i < maxi; i += 1) {
      let newPt = this.convertPoint(pts[i]);
      stroke(col || 255);
      strokeWeight(diam || 10);
      point(newPt.re, newPt.im);
    }
  }

  drawVertex(pt, col, diam) {
    let newPt = this.convertPoint(pt);
    stroke(col || 255);
    strokeWeight(diam || 10);
    vertex(newPt.re, newPt.im);
  }

  drawText(txt, pt, col, str, fl) {
    let newPt = this.convertPoint(pt);
    stroke(col || 255);
    strokeWeight(str || 2);
    if (fl) {
      fill(fl);
    } else {
      noFill();
    }
    text(txt, newPt.re, newPt.im);
  }

  optSegmentPts(p1, p2) {
    let pA = this.convertPoint(p1);
    let pB = this.convertPoint(p2);
    let len = pA.sub(pB).abs();
    return Math.floor(len / 15);
  }

  drawSegment(ptA, ptB, col, str, pts) {
    let w = str || 3;

    stroke(col || 255);
    strokeWeight(w);

    let arr = [];
    let cant = this.optSegmentPts(ptA, ptB);
    for (let i = 0; i <= cant; i += 1) {
      let alpha = i / cant;
      arr.push(ptA.mul(1 - alpha).add(ptB.mul(alpha)));
    }
    this.drawPath(arr, col, str);
  }

  drawLine(ptA, ptB, col, str) {
    let newPta = this.convertPoint(ptA);
    let newPtb = this.convertPoint(ptB);
    // let w = (str || 3);
    // stroke(col || 255);
    // strokeWeight(w);
    let pts = Plotter.intersect(newPta, newPtb, [
      new Complex(-width * 3, -height * 3),
      new Complex(-width * 3, height * 3),
      new Complex(width * 3, height * 3),
      new Complex(width * 3, -height * 3),
    ]);
    if (pts.length > 1) {
      let ini = this.fromMouse(pts[0].re, pts[0].im);
      let fin = this.fromMouse(pts[1].re, pts[1].im);
      this.drawSegment(ini, fin, col, str, 100);
    }
  }

  optEllipsePts(cx, cy, a, b) {
    let sq = Math.sqrt;
    let cs = Math.cos;
    let sn = Math.sin;

    let lo = 10;
    let hi = 1000;
    let mid;

    let center = this.convertPoint(new Complex(cx, cy));

    const nA = this.convertPoint(new Complex(a, 0)).sub(center).abs();
    const nB = this.convertPoint(new Complex(0, b)).sub(center).abs();
    const ang1 = 0;
    const ang2 = Math.PI / 2;
    const minPx = 10;

    let getLen = function (arg1, arg2) {
      let len1 = 1 / sq((cs(arg1) / nA) ** 2 + (sn(arg1) / nB) ** 2);
      let len2 = 1 / sq((cs(arg2) / nA) ** 2 + (sn(arg2) / nB) ** 2);
      let pt1 = new Complex({ abs: len1, arg: arg1 });
      let pt2 = new Complex({ abs: len2, arg: arg2 });
      return pt2.sub(pt1).abs();
    };

    while (lo < hi) {
      mid = (hi + lo) >> 1;
      let dAng = (Math.PI * 2) / mid;
      let len1 = getLen(ang1, ang1 + dAng);
      let len2 = getLen(ang2, ang2 + dAng);

      if (len1 <= minPx && len2 <= minPx) {
        hi = mid - 1;
      } else {
        lo = mid + 1;
      }
    }

    return mid;
  }

  drawEllipse(center, A, B, col1, str, col2) {
    let fl = !(typeof col2 === 'undefined');
    stroke(col1 || 255);
    strokeWeight(str || 2);
    if (fl) {
      fill(col2 || 255);
    } else {
      noFill();
    }
    let a = abs(A);
    let b = abs(B);
    let pts = this.optEllipsePts(center.re, center.im, a, b);
    let elps = Plotter.createEllipse(center.re, center.im, a, b, pts);

    this.drawPath(elps, col1, str, col2, CLOSE);
  }

  drawDirectedPath(path, col1, str, col2, close, showTip) {
    const MAX_DIST = 150;
    const tipSize = 15;
    let len = path.length;
    let dist = 0;

    stroke(col1 || 255);
    strokeWeight(str || 3);
    if (col2 < 0 || typeof col2 === 'undefined') {
      noFill();
    } else {
      fill(col2 || 255);
    }

    beginShape();
    for (let i = 0; i < len; i += 1) {
      let newp = this.convertPoint(path[i]);
      vertex(newp.re, newp.im);
    }
    endShape(close);

    let prevP = new Complex(0, 0);

    for (let i = 0; i < len; i += 1) {
      let newp = this.convertPoint(path[i]);
      if (i > 0) {
        dist += prevP.sub(newp).abs();

        if (dist >= MAX_DIST) {
          this.drawArrowTip(prevP, newp, col1, tipSize);
          while (dist >= MAX_DIST) {
            dist -= MAX_DIST;
          }
        }
      }
      prevP = newp;
    }
  }

  drawPath(path, strokeC, strW, fillC, close, shapeFn) {
    let cb = typeof shapeFn === 'function' ? shapeFn : () => false;
    let len = path.length;
    let cls =
      typeof close === 'undefined' || close === null ? close : close || CLOSE;

    beginShape();
    stroke(strokeC || 255);
    strokeWeight(strW || 3);
    if (typeof fillC === 'undefined' || fillC === null) {
      noFill();
    } else {
      fill(fillC || color(0, 0, 0, 0));
    }
    for (let i = 0; i < len; i += 1) {
      if (cb(path[i], i, path)) {
        endShape();
        beginShape();
      }
      let newp = this.convertPoint(path[i]);
      vertex(newp.re, newp.im);
    }
    endShape(cls);
  }

  drawColoredPath(path, col1, str, col2, close, fn) {
    let cb = typeof fn === 'function' ? fn : () => false;
    let len = path.length;
    let cls =
      typeof close === 'undefined' || close === null ? close : close || CLOSE;

    beginShape();
    strokeWeight(str || 3);
    if (typeof col2 === 'undefined' || col2 === null) {
      noFill();
    } else {
      fill(col2 || color(0, 0, 0, 0));
    }
    for (let i = 0; i < len; i += 1) {
      if (cb(path[i], i, path)) {
        endShape();
        beginShape();
      }
      let newp = this.convertPoint(path[i]);
      let col = typeof col1 === 'function' ? col1(path[i], i, path) : col1;
      vertex(newp.re, newp.im);
      stroke(col || 255);
    }
    endShape(cls);
  }

  drawTriangle(ptA, ptB, ptC, col1, str, col2) {
    let cant = 20;
    let pts = [ptA, ptB, ptC];
    let arr = [];

    for (let i = 0; i < 3; i += 1) {
      let next = (i + 1) % 3;
      for (let j = 0; j < cant; j += 1) {
        let alpha = j / cant;
        arr.push(pts[i].mul(1 - alpha).add(pts[next].mul(alpha)));
      }
    }

    this.drawPath(arr, col1, str, col2, CLOSE);
  }

  drawArrowTip(cp1, cp2, col, len) {
    let p1 = this.convertPoint(cp1);
    let p2 = this.convertPoint(cp2);
    let v1 = p2.sub(p1);

    v1 = v1.div(v1.abs());

    let rotor = new Complex({ abs: 1, arg: PI / 8 });

    let v2 = v1.mul(rotor);
    let v3 = v1.div(rotor);

    v2 = v2.mul(len / v2.abs());
    v3 = v3.mul(len / v3.abs());

    let pA = p2.sub(v2);
    let pB = p2.sub(v3);

    fill(col);
    stroke(col);

    beginShape();
    strokeWeight(1);
    vertex(p2.re, p2.im);
    vertex(pA.re, pA.im);
    vertex(pB.re, pB.im);
    endShape(CLOSE);
  }

  drawArrow(cp1, cp2, col, nrm) {
    let p1 = cp1;
    let p2 = cp2;
    let isNorm = Boolean(nrm);
    let v1 = p2.sub(p1);
    let len = isNorm ? v1.abs() : 1;

    v1 = v1.div(len);

    let rotor = new Complex({
      arg: PI / 8,
      abs: 1,
    });

    let sw = clip(len, 3, 5);
    let factor = map(len, 0, 50, 0, 200);
    // let factor = 10;

    let pA = p2.sub(v1.mul(rotor).div(factor));
    let pB = p2.sub(v1.div(rotor).div(factor));
    let newP2 = pA.add(pB).div(2);

    let _col = col || 255;

    this.drawSegment(cp1, newP2, _col, sw, 50);
    this.drawTriangle(p2, pA, pB, _col, 1, _col);
  }

  drawSimpleArrow(cp1, cp2, col, nrm) {
    let p1 = cp1;
    let p2 = cp2;
    let isNorm = Boolean(nrm);
    let v1 = p2.sub(p1);
    let len = isNorm ? v1.abs() : 1;

    v1 = v1.div(len);

    let rotor = new Complex({
      arg: PI / 8,
      abs: 1,
    });

    // let sw = clip(len, 3, 5);
    let factor = map(len, 0, 50, 0, 200);
    // let factor = 10;

    let pA = p2.sub(v1.mul(rotor).div(factor));
    let pB = p2.sub(v1.div(rotor).div(factor));
    let newP2 = pA.add(pB).div(2);

    let sw = pA.sub(pB).abs() / 4;

    let _col = col || 255;

    this.drawSegment(cp1, newP2, _col, sw, 3);

    fill(_col);
    strokeWeight(2); //change size of thickness arrow

    beginShape();
    vertex(p2.re, p2.im);
    vertex(pA.re, pA.im);
    vertex(pB.re, pB.im);
    endShape(CLOSE);
  }
}

function svgToPath(dValue) {
  let d = dValue;

  let log = function () {
    // console.log.apply(null, arguments);
  };

  d = d.replace(/,/gm, ' '); // get rid of all commas

  for (let i = 0; i < 2; i += 1) {
    d = d.replace(/([MmZzLlHhVvCcSsQqTtAa])([^\s])/gm, '$1 $2');
  }
  d = d.replace(/([^\s])([MmZzLlHhVvCcSsQqTtAa])/gm, '$1 $2');
  d = d.replace(/([0-9])([+\-])/gm, '$1 $2');

  for (let i = 0; i < 2; i += 1) {
    d = d.replace(/(\.[0-9]*)(\.)/gm, '$1 $2');
  }
  d = d.replace(/([Aa](\s+[0-9]+){3})\s+([01])\s*([01])/gm, '$1 $3 $4 ');
  d = d.replace(/(?!\u3000)\s+/gm, ' ');
  d = d.replace(/^\s+|\s+$/g, '');

  let pp = new (function (d) {
    this.tokens = d.split(' ');

    this.reset = function () {
      this.i = -1;
      this.command = '';
      this.previousCommand = '';
      this.start = new Complex(0, 0);
      this.control = new Complex(0, 0);
      this.current = new Complex(0, 0);
      this.points = [];
      this.angles = [];
    };

    this.isEnd = function () {
      return this.i >= this.tokens.length - 1;
    };

    this.isCommandOrEnd = function () {
      return this.isEnd()
        ? true
        : this.tokens[this.i + 1].match(/^[A-Za-z]$/) != null;
    };

    this.isRelativeCommand = function () {
      return 'mlhvcsqtaz'.indexOf(this.command) > -1;
    };

    this.getToken = function () {
      return this.tokens[++this.i];
    };

    this.getScalar = function () {
      return parseFloat(this.getToken());
    };

    this.nextCommand = function () {
      this.previousCommand = this.command;
      this.command = this.getToken();
    };

    this.getPoint = function () {
      return this.makeAbsolute(new Complex(this.getScalar(), this.getScalar()));
    };

    this.getAsControlPoint = function () {
      return (this.control = this.getPoint());
    };

    this.getAsCurrentPoint = function () {
      return (this.current = this.getPoint());
    };

    this.getReflectedControlPoint = function () {
      let pc = this.previousCommand.toLowerCase();
      return 'csqt'.indexOf(pc) === -1
        ? this.current
        : this.current.mul(2).sub(this.control);
    };

    this.makeAbsolute = function (p) {
      return this.isRelativeCommand() ? p.add(this.current) : p;
    };

    this.addMarker = function (p, from, priorTo) {
      if (
        priorTo != null &&
        this.angles.length > 0 &&
        this.angles[this.angles.length - 1] == null
      ) {
        this.angles[this.angles.length - 1] =
          this.points[this.points.length - 1].angleTo(priorTo);
      }
      this.addMarkerAngle(p, from == null ? null : from.angleTo(p));
    };

    this.addMarkerAngle = function (p, a) {
      this.points.push(p);
      this.angles.push(a);
    };

    this.getMarkerPoints = function () {
      return this.points;
    };

    this.getMarkerAngles = function () {
      for (let i = 0, maxi = this.angles.length; i < maxi; i += 1) {
        if (this.angles[i] == null) {
          for (var j = i + 1, maxj = this.angles.length; j < maxj; j += 1) {
            if (this.angles[j] != null) {
              this.angles[i] = this.angles[j];
              break;
            }
          }
        }
      }
      return this.angles;
    };
  })(d);

  pp.reset();

  let result = [];
  let ref = new Complex(0, 0);
  let pow = Math.pow;
  let sqrt = Math.sqrt;
  let sin = Math.sin;
  let cos = Math.cos;
  let PI = Math.PI;

  let lineTo = function (pt) {
    log('LINE');
    const STEP = 0.1;
    let vec = pt.sub(ref);
    for (let i = 0; i < 1; i += STEP) {
      result.push(ref.add(vec.mul(i)));
    }
    result.push(pt);
    return pt;
  };

  let comb = function (n) {
    let mat = [1];
    for (let i = 1; i <= n; i += 1) {
      mat = mat.map((e, i, a) => (i > 0 ? a[i] + a[i - 1] : e));
      mat.push(1);
    }
    return mat;
  };

  let bezierTo = function () {
    log('BEZIER');
    const STEP = 0.001;
    let cant = arguments.length;
    let pts = [];
    let c = comb(cant - 1);

    for (let i = 0; i < cant; i += 1) {
      pts.push(arguments[i]);
    }

    for (let t = 0; t < 1; t += STEP) {
      let fp = new Complex(0, 0);
      for (let i = 0, n = cant - 1; i <= n; i += 1) {
        fp = fp.add(pts[i].mul(c[i] * pow(1 - t, n - i) * pow(t, i)));
      }
      result.push(fp);
    }

    return pts[cant - 1];
  };

  let fmod = function (a, b) {
    return ((a % b) + b) % b;
  };

  let arcTo = function (cx, cy, r, a1, a2, dir) {
    log('ARC');
    // 0, 0, r, a1, a1 + ad, 1 - sweepFlag
    let center = new Complex(cx, cy);

    let aIni = fmod(a1, 2 * PI);
    let aFin = fmod(a2, 2 * PI);
    let PI2 = PI * 2;

    if (!dir) {
      if (aIni > aFin) {
        aFin += ~~((aIni - aFin) / PI2 + 1) * PI2;
      }
    } else {
      if (aFin > aIni) {
        aIni += ~~((aFin - aIni) / PI2 + 1) * PI2;
      }
    }

    let delta = aFin - aIni;
    const STEP = 1 / (Math.abs(delta) * r * 2);
    let vec = new Complex({ arg: aIni, abs: r });

    for (let i = 0; i < 1; i += STEP) {
      result.push(center.add(vec.mul(new Complex({ arg: delta * i, abs: 1 }))));
    }

    result.push(center.add(vec.mul(new Complex({ arg: delta, abs: 1 }))));

    return result[result.length - 1];
  };

  while (!pp.isEnd()) {
    pp.nextCommand();
    log('COMMAND: ', pp.command);
    switch (pp.command.toLowerCase()) {
      case 'm': {
        let p = pp.getAsCurrentPoint();
        pp.addMarker(p);
        ref = p;
        pp.start = pp.current;
        while (!pp.isCommandOrEnd()) {
          let p = pp.getAsCurrentPoint();
          pp.addMarker(p, pp.start);
          ref = lineTo(p);
        }
        break;
      }
      case 'l': {
        while (!pp.isCommandOrEnd()) {
          var c = pp.current;
          var p = pp.getAsCurrentPoint();
          pp.addMarker(p, c);
          ref = lineTo(p);
        }
        break;
      }
      case 'h': {
        while (!pp.isCommandOrEnd()) {
          var newP = new Complex(
            (pp.isRelativeCommand() ? pp.current.re : 0) + pp.getScalar(),
            pp.current.im
          );
          pp.addMarker(newP, pp.current);
          pp.current = newP;
          ref = lineTo(pp.current);
        }
        break;
      }
      case 'v': {
        while (!pp.isCommandOrEnd()) {
          var newP = new Complex(
            pp.current.re,
            (pp.isRelativeCommand() ? pp.current.im : 0) + pp.getScalar()
          );
          pp.addMarker(newP, pp.current);
          pp.current = newP;
          ref = lineTo(pp.current);
        }
        break;
      }
      case 'c': {
        while (!pp.isCommandOrEnd()) {
          let curr = pp.current;
          let p1 = pp.getPoint();
          let cntrl = pp.getAsControlPoint();
          let cp = pp.getAsCurrentPoint();
          pp.addMarker(cp, cntrl, p1);
          ref = bezierTo(curr, p1, cntrl, cp);
        }
        break;
      }
      case 's': {
        while (!pp.isCommandOrEnd()) {
          let curr = pp.current;
          let p1 = pp.getReflectedControlPoint();
          let cntrl = pp.getAsControlPoint();
          let cp = pp.getAsCurrentPoint();
          pp.addMarker(cp, cntrl, p1);
          ref = bezierTo(curr, p1, cntrl, cp);
        }
        break;
      }
      case 'q': {
        while (!pp.isCommandOrEnd()) {
          let curr = pp.current;
          let cntrl = pp.getAsControlPoint();
          let cp = pp.getAsCurrentPoint();
          pp.addMarker(cp, cntrl, cntrl);
          ref = bezierTo(curr, cntrl, cp);
        }
        break;
      }
      case 't': {
        while (!pp.isCommandOrEnd()) {
          let curr = pp.current;
          let cntrl = pp.getReflectedControlPoint();
          pp.control = cntrl;
          let cp = pp.getAsCurrentPoint();
          pp.addMarker(cp, cntrl, cntrl);
          ref = bezierTo(curr, cntrl, cp);
        }
        break;
      }
      case 'a': {
        while (!pp.isCommandOrEnd()) {
          let curr = pp.current;
          let rx = pp.getScalar();
          let ry = pp.getScalar();
          let xAxisRotation = pp.getScalar() * (PI / 180.0);
          let largeArcFlag = pp.getScalar();
          let sweepFlag = pp.getScalar();
          let cp = pp.getAsCurrentPoint();

          var currp = new Complex(
            (cos(xAxisRotation) * (curr.re - cp.re)) / 2.0 +
              (sin(xAxisRotation) * (curr.im - cp.im)) / 2.0,
            (-sin(xAxisRotation) * (curr.re - cp.re)) / 2.0 +
              (cos(xAxisRotation) * (curr.im - cp.im)) / 2.0
          );
          // adjust radii
          var l = pow(currp.re, 2) / pow(rx, 2) + pow(currp.im, 2) / pow(ry, 2);
          if (l > 1) {
            rx *= sqrt(l);
            ry *= sqrt(l);
          }
          // cx', cy'
          var s =
            (largeArcFlag == sweepFlag ? -1 : 1) *
            sqrt(
              (pow(rx, 2) * pow(ry, 2) -
                pow(rx, 2) * pow(currp.im, 2) -
                pow(ry, 2) * pow(currp.re, 2)) /
                (pow(rx, 2) * pow(currp.im, 2) + pow(ry, 2) * pow(currp.re, 2))
            );
          if (isNaN(s)) s = 0;
          var cpp = new Complex(
            (s * rx * currp.im) / ry,
            (s * -ry * currp.re) / rx
          );
          // cx, cy
          var centp = new Complex(
            (curr.re + cp.re) / 2.0 +
              cos(xAxisRotation) * cpp.re -
              sin(xAxisRotation) * cpp.im,
            (curr.im + cp.im) / 2.0 +
              sin(xAxisRotation) * cpp.re +
              cos(xAxisRotation) * cpp.im
          );
          // vector magnitude
          var m = function (v) {
            return sqrt(pow(v[0], 2) + pow(v[1], 2));
          };
          // ratio between two vectors
          var r = function (u, v) {
            return (u[0] * v[0] + u[1] * v[1]) / (m(u) * m(v));
          };
          // angle between two vectors
          var a = function (u, v) {
            return (u[0] * v[1] < u[1] * v[0] ? -1 : 1) * acos(r(u, v));
          };
          // initial angle
          var a1 = a(
            [1, 0],
            [(currp.re - cpp.re) / rx, (currp.im - cpp.im) / ry]
          );
          // angle delta
          var u = [(currp.re - cpp.re) / rx, (currp.im - cpp.im) / ry];
          var v = [(-currp.re - cpp.re) / rx, (-currp.im - cpp.im) / ry];
          var ad = a(u, v);
          if (r(u, v) <= -1) ad = PI;
          if (r(u, v) >= 1) ad = 0;

          // for markers
          var dir = 1 - sweepFlag ? 1.0 : -1.0;
          var ah = a1 + dir * (ad / 2.0);
          var halfWay = new Complex(
            centp.re + rx * cos(ah),
            centp.im + ry * sin(ah)
          );
          pp.addMarkerAngle(halfWay, ah - (dir * PI) / 2);
          pp.addMarkerAngle(cp, ah - dir * PI);

          if (!isNaN(a1) && !isNaN(ad)) {
            var r = rx > ry ? rx : ry;
            var sx = rx > ry ? 1 : rx / ry;
            var sy = rx > ry ? ry / rx : 1;

            // ctx.translate(centp.re, centp.im);
            // ctx.rotate(xAxisRotation);
            // ctx.scale(sx, sy);
            arcTo(centp.re, centp.im, r, a1, a1 + ad, 1 - sweepFlag);
            // ctx.scale(1 / sx, 1 / sy);
            // ctx.rotate(-xAxisRotation);
            // ctx.translate(-centp.re, -centp.im);
          }
        }
        break;
      }
      case 'z': {
        pp.current = pp.start;
      }
    }
  }

  this.getMarkers = function () {
    var points = this.PathParser.getMarkerPoints();
    var angles = this.PathParser.getMarkerAngles();

    var markers = [];
    for (var i = 0; i < points.length; i++) {
      markers.push([points[i], angles[i]]);
    }
    return markers;
  };

  return result;
}

class Numeric {
  static integrate(f, a, b, e) {
    return Numeric.integrateC(
      function () {
        return new Complex(f.apply(null, arguments), 0);
      },
      a,
      b,
      e
    ).re;
  }

  static integrateC(f, a, b, e) {
    /// Romberg's integration
    let R = [[], []];
    let cErr = Infinity; /// Current Error
    let acc = e || 1e-10;
    let cr = 0; /// Current R (R[0], R[1])

    let h = b - a;

    R[1 - cr][0] = f(a)
      .add(f(b))
      .mul(h * 0.5); /// First step

    let max_steps = 20;

    for (let i = 1; i <= max_steps; i += 1) {
      h /= 2;
      let c = new Complex(0, 0);
      let ep = Math.pow(2, i - 1);

      for (let j = 1; j <= ep; j += 1) {
        c = c.add(f(a + (j * 2 - 1) * h));
      }

      R[cr][0] = c.mul(h).add(R[1 - cr][0].div(2));

      for (let j = 1; j <= i; j += 1) {
        let n_k = Math.pow(4, j);
        R[cr][j] = R[cr][j - 1]
          .mul(n_k)
          .sub(R[1 - cr][j - 1])
          .div(n_k - 1);
      }

      cErr = R[1 - cr][i - 1].sub(R[cr][i]).abs();

      if (i > 1 && cErr < acc) {
        return R[cr][i - 1];
      }

      cr = 1 - cr;
    }

    return R[1 - cr][max_steps - 1];
  }
}
